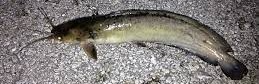
#> input picture gui/png/印度囊鳃鲇.png, 259 x 84 px; its folder holds only this picture in this run
$ python -i smart_bbox_generator.py   (imports and definitions only)
#> lines starting #> are read from the running program, lines starting #| are printed output that depends on the picture; after the words box and inside, x2 and y2 are one past the last pixel; in counts of white or black regions, pixels touching at a corner belong together
# 在项目根目录下执行
"""
智能边界框生成器 - 为分类数据集生成合理的边界框（修正版）
确保每张原始图像都有对应的标注，验证集每类约20张
"""

import os
import cv2
import numpy as np
from pathlib import Path
import shutil
import yaml
import random
import traceback
import json

class SmartBBoxGenerator:
    def __init__(self, raw_data_path="data/raw", output_path="data/smart_annotated"):
        self.raw_path = raw_data_path
        self.output_path = output_path

        self.classes = [
            "Anabas_Testudineus",
            "Batasio_Tengana",
            "Channa_Punctata",
            "Heteropneustes_Fossilis",
            "Marcrobrachium_Malcoimsonii",
            "Mstacembelus_Armatus",
            "Ompok_Bimaculatus",
            "Puntius"
        ]

        # 支持的图像扩展名
        self.image_extensions = [
            '.jpg', '.jpeg', '.png', '.bmp', '.tiff', '.webp', '.jfif',
            '.JPG', '.JPEG', '.PNG', '.BMP', '.TIFF', '.WEBP', '.JFIF'
        ]

        # 验证集目标数量
        self.target_val_per_class = 20

        # 保存划分信息
        self.split_info_file = os.path.join(output_path, "split_info.json")

    def generate_simple_bbox(self, img_path, img=None):
        """生成简单的边界框 - 确保100%成功"""
#> called with img_path = '../../gui/png/印度囊鳃鲇.png'
        try:
            if img is None:
                img = cv2.imread(str(img_path))
#> img is the input picture: shape (84, 259, 3); mean B, G, R 119.3, 122.4, 127
                if img is None:
                    # 尝试用PIL读取
                    try:
                        from PIL import Image
                        pil_img = Image.open(img_path)
                        img = cv2.cvtColor(np.array(pil_img), cv2.COLOR_RGB2BGR)
                        pil_img.close()
                    except:
                        return [0.5, 0.5, 0.8, 0.8]  # 默认边界框

            h, w = img.shape[:2]
#> h = 84; w = 259

            # 方法1: 基于简单阈值分割
            try:
                gray = cv2.cvtColor(img, cv2.COLOR_BGR2GRAY)
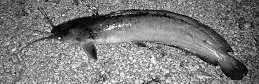
#> gray: shape (84, 259); min 0, max 255, mean 123.5
                _, thresh = cv2.threshold(gray, 10, 255, cv2.THRESH_BINARY)
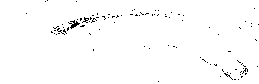
#> thresh: shape (84, 259); 98.7% white; black in thin lines or dots, all inside (x1, y1, x2, y2) = (26, 0, 259, 82)

                contours, _ = cv2.findContours(thresh, cv2.RETR_EXTERNAL, cv2.CHAIN_APPROX_SIMPLE)
#> contours = 1 contour; box (x1, y1, x2, y2) and area: (0, 0, 259, 84) 21412
                if contours:
                    # 合并所有轮廓
                    all_points = []
                    for contour in contours:
                        if cv2.contourArea(contour) > 100:
                            all_points.extend(contour.reshape(-1, 2))
#> this loop made 1 pass
#> after the loop, all_points = [[0, 0], [0, 83], [258, 83], [258, 25], [257, 24], [258, 23], [258, 0], [48, 0], [47, 1], [46, 0]]

                    if all_points:
                        all_points = np.array(all_points)
                        x, y, bw, bh = cv2.boundingRect(all_points)
#> x = 0; y = 0; bw = 259; bh = 84

                        # 计算边界框
                        x_center = (x + bw/2) / w
#> x_center = 0.5
                        y_center = (y + bh/2) / h
#> y_center = 0.5
                        bbox_width = bw / w
#> bbox_width = 1
                        bbox_height = bh / h
#> bbox_height = 1

                        # 验证边界框合理性
                        if (0.05 <= bbox_width <= 0.95 and
                            0.05 <= bbox_height <= 0.95 and
                            0 <= x_center <= 1 and 0 <= y_center <= 1):
                            return [x_center, y_center, bbox_width, bbox_height]
            except:
                pass

            # 方法2: 基于颜色差异
            try:
                hsv = cv2.cvtColor(img, cv2.COLOR_BGR2HSV)
#> hsv: shape (84, 259, 3); mean H, S, V 85.9, 25.6, 127.3
                # 创建简单的背景/前景分割
                mask = cv2.inRange(hsv, np.array([0, 0, 0]), np.array([180, 255, 240]))
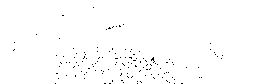
#> mask: shape (84, 259); 99.1% white; black in thin lines or dots, all inside (x1, y1, x2, y2) = (13, 7, 223, 84)
                contours, _ = cv2.findContours(mask, cv2.RETR_EXTERNAL, cv2.CHAIN_APPROX_SIMPLE)
#> contours = 1 contour; box (x1, y1, x2, y2) and area: (0, 0, 259, 84) 21405

                if contours:
                    largest = max(contours, key=cv2.contourArea)
#> largest = contour of 25 points, box (x1, y1, x2, y2) (0, 0, 259, 84), area 21405
                    x, y, bw, bh = cv2.boundingRect(largest)

                    x_center = (x + bw/2) / w
                    y_center = (y + bh/2) / h
                    bbox_width = bw / w
                    bbox_height = bh / h

                    if (0.05 <= bbox_width <= 0.95 and
                        0.05 <= bbox_height <= 0.95):
                        return [x_center, y_center, bbox_width, bbox_height]
            except:
                pass

        except Exception as e:
            print(f"   生成边界框时出错: {e}")

        # 默认边界框（图像中心，80%大小）
        return [0.5, 0.5, 0.8, 0.8]

    # [278 lines left out: functions _read_image, convert_dataset, _process_single_image_forced, _create_data_yaml, _print_validation_distribution, get_split_info, not called in this run]

# 使用示例
# [17 lines not run here, left out]

>>> result = SmartBBoxGenerator().generate_simple_bbox('../../gui/png/印度囊鳃鲇.png')

$ run again, on gui/png/大刺鳅.png
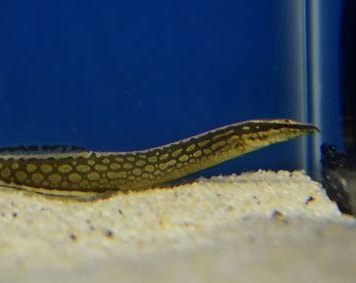
#> input picture gui/png/大刺鳅.png, 356 x 283 px
#> in generate_simple_bbox, img is the input picture: shape (283, 356, 3); mean B, G, R 103.7, 90.3, 76.2
#> in generate_simple_bbox, `gray = cv2.cvtColor(img, cv2.COLOR_BGR2GRAY)`:
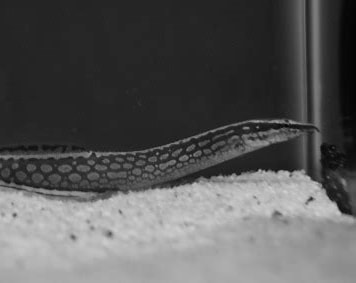
#> gray: shape (283, 356); min 3, max 209, mean 87.6
#> in generate_simple_bbox, `_, thresh = cv2.threshold(gray, 10, 255, cv2.THRESH_BINARY)`:
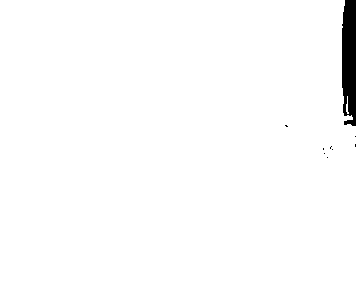
#> thresh: shape (283, 356); 98.4% white; 9 black regions (8 under 20 px)
#> in generate_simple_bbox, `contours, _ = cv2.findContours(thresh, cv2.RETR_EXTERNAL, cv2.CHAIN_AP..`: contours = 2 contours, 1 with area under 20; largest, box (x1, y1, x2, y2) and area: (0, 0, 356, 283) 98491
#> the loop in generate_simple_bbox, `for contour in contours:` made 2 passes
#> after the loop in generate_simple_bbox, `for contour in contours:`: all_points = 51 pairs, first value 0 to 355, second value 0 to 282
#> x = 0; bw = 356; bh = 283
#> x_center = 0.5
#> bbox_width = 1
#> hsv: shape (283, 356, 3); mean H, S, V 70.7, 154.2, 121.2
#> mask: shape (283, 356); every value is 255
#> in generate_simple_bbox, `contours, _ = cv2.findContours(mask, cv2.RETR_EXTERNAL, cv2.CHAIN_APPR..`: contours = [[[0, 0], [0, 282], [355, 282], [355, 0]]]
#> largest = [[0, 0], [0, 282], [355, 282], [355, 0]]
